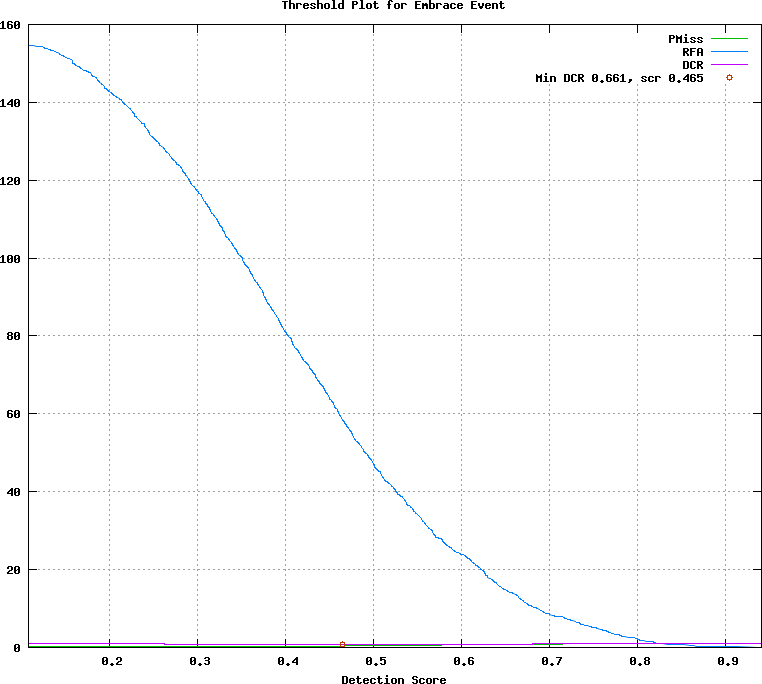

Source code (gnuplot):
## GNUPLOT command file
set terminal postscript color
set style data lines
set title 'Threshold Plot for Embrace Event'
set xlabel 'Detection Score'
set grid
set size ratio 0.85
plot [0.107750:0.941500]  \
  'test.det.Embrace_Event.dat.1' using 1:4 title 'PMiss' with lines lt 2, \
  'test.det.Embrace_Event.dat.1' using 1:5 title 'RFA' with lines lt 3, \
  'test.det.Embrace_Event.dat.1' using 1:6 title 'DCR' with lines lt 4, \
  'test.det.Embrace_Event.dat.2' using 1:2 title 'Min DCR 0.661, scr 0.465' with points lt 6
